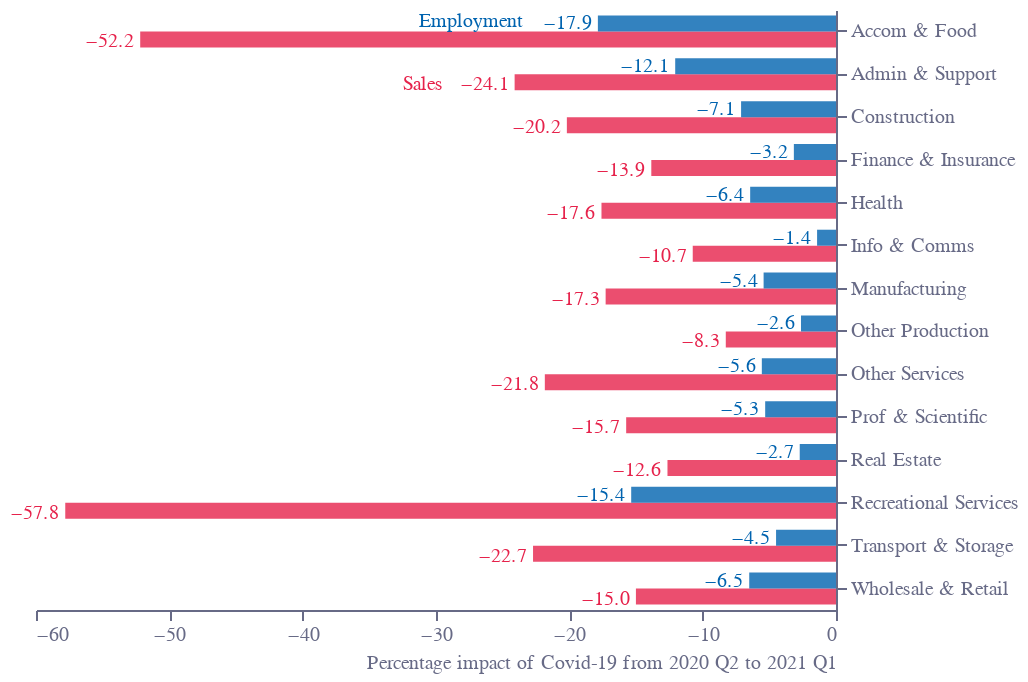

The notebook cell saved with this chart:
### Code cell
bars = (
    alt.Chart(f1)
    .encode(
        x=alt.X('Value:Q',stack=False,title='',axis=alt.Axis(
            grid=False,title='Percentage impact of Covid-19 from 2020 Q2 to 2021 Q1',
            titleAnchor='end',labelColor=colors['eco-gray'],titleColor=colors['eco-gray'],
            tickColor=colors['eco-gray'],domainColor=colors['eco-gray'],
            titleFontSize=10,titleFontWeight="normal",
            tickCount=6,
        )),
        y=alt.Y('Industry:N',title='',axis=alt.Axis(orient='right',labelColor=colors['eco-gray'],titleColor=colors['eco-gray'],
            tickColor=colors['eco-gray'],domainColor=colors['eco-gray'],
            ))
    )
)

bars1=bars.mark_bar(size=8,yOffset=4,color=colors['eco-pink'],opacity=0.8).transform_filter("datum.Category=='Sales'")
bars2=bars.mark_bar(size=8,yOffset=-4,color=colors['eco-mid-blue'],opacity=0.8).transform_filter("datum.Category=='Employment'")

text1=bars1.mark_text(yOffset=5,xOffset=-3,size=10,align='right',color=colors['eco-pink']).encode(
    text=alt.Text('Value:Q',format='.1f')
)
text2=bars2.mark_text(yOffset=-4,xOffset=-3,size=10,align='right',color=colors['eco-mid-blue']).encode(
    text=alt.Text('Value:Q',format='.1f')
)
label1=alt.Chart(pd.DataFrame([{'x':-29.5,'y':'Admin & Support','t':'Sales','c':colors['eco-pink']}]))\
.mark_text(yOffset=5,size=10,align='right').encode(
    text='t',x='x:Q',y='y:N',color=alt.Color('c:N',scale=None)
)
label2=alt.Chart(pd.DataFrame([{'x':-23.5,'y':'Accom & Food','t':'Employment','c':colors['eco-mid-blue']}]))\
.mark_text(yOffset=-5,size=10,align='right').encode(
    text='t',x='x:Q',y='y:N',color=alt.Color('c:N',scale=None)
)

layer = (
    bars1+bars2+text1+text2+label1+label2
).configure_view(stroke=None).properties(title="").properties(height=300, width=400)
layer.save("visualisation/" + f + ".json")
layer

### Figure 1 — Vega-Lite specification as saved in the notebook (floating-point values rounded to 4 significant figures)
{"config": {"view": {"continuousWidth": 400, "continuousHeight": 300, "stroke": null}}, "layer": [{"mark": {"type": "bar", "color": "#E6224B", "opacity": 0.8, "size": 8, "yOffset": 4}, "encoding": {"x": {"type": "quantitative", "axis": {"domainColor": "#676A86", "grid": false, "labelColor": "#676A86", "tickColor": "#676A86", "tickCount": 6, "title": "Percentage impact of Covid-19 from 2020 Q2 to 2021 Q1", "titleAnchor": "end", "titleColor": "#676A86", "titleFontSize": 10, "titleFontWeight": "normal"}, "field": "Value", "stack": false, "title": ""}, "y": {"type": "nominal", "axis": {"domainColor": "#676A86", "labelColor": "#676A86", "orient": "right", "tickColor": "#676A86", "titleColor": "#676A86"}, "field": "Industry", "title": ""}}, "transform": [{"filter": "datum.Category=='Sales'"}]}, {"mark": {"type": "bar", "color": "#0063AF", "opacity": 0.8, "size": 8, "yOffset": -4}, "encoding": {"x": {"type": "quantitative", "axis": {"domainColor": "#676A86", "grid": false, "labelColor": "#676A86", "tickColor": "#676A86", "tickCount": 6, "title": "Percentage impact of Covid-19 from 2020 Q2 to 2021 Q1", "titleAnchor": "end", "titleColor": "#676A86", "titleFontSize": 10, "titleFontWeight": "normal"}, "field": "Value", "stack": false, "title": ""}, "y": {"type": "nominal", "axis": {"domainColor": "#676A86", "labelColor": "#676A86", "orient": "right", "tickColor": "#676A86", "titleColor": "#676A86"}, "field": "Industry", "title": ""}}, "transform": [{"filter": "datum.Category=='Employment'"}]}, {"mark": {"type": "text", "align": "right", "color": "#E6224B", "size": 10, "xOffset": -3, "yOffset": 5}, "encoding": {"text": {"type": "quantitative", "field": "Value", "format": ".1f"}, "x": {"type": "quantitative", "axis": {"domainColor": "#676A86", "grid": false, "labelColor": "#676A86", "tickColor": "#676A86", "tickCount": 6, "title": "Percentage impact of Covid-19 from 2020 Q2 to 2021 Q1", "titleAnchor": "end", "titleColor": "#676A86", "titleFontSize": 10, "titleFontWeight": "normal"}, "field": "Value", "stack": false, "title": ""}, "y": {"type": "nominal", "axis": {"domainColor": "#676A86", "labelColor": "#676A86", "orient": "right", "tickColor": "#676A86", "titleColor": "#676A86"}, "field": "Industry", "title": ""}}, "transform": [{"filter": "datum.Category=='Sales'"}]}, {"mark": {"type": "text", "align": "right", "color": "#0063AF", "size": 10, "xOffset": -3, "yOffset": -4}, "encoding": {"text": {"type": "quantitative", "field": "Value", "format": ".1f"}, "x": {"type": "quantitative", "axis": {"domainColor": "#676A86", "grid": false, "labelColor": "#676A86", "tickColor": "#676A86", "tickCount": 6, "title": "Percentage impact of Covid-19 from 2020 Q2 to 2021 Q1", "titleAnchor": "end", "titleColor": "#676A86", "titleFontSize": 10, "titleFontWeight": "normal"}, "field": "Value", "stack": false, "title": ""}, "y": {"type": "nominal", "axis": {"domainColor": "#676A86", "labelColor": "#676A86", "orient": "right", "tickColor": "#676A86", "titleColor": "#676A86"}, "field": "Industry", "title": ""}}, "transform": [{"filter": "datum.Category=='Employment'"}]}, {"data": {"name": "data-51c63d87b441f5d21b991eaba3361575"}, "mark": {"type": "text", "align": "right", "size": 10, "yOffset": 5}, "encoding": {"color": {"type": "nominal", "field": "c", "scale": null}, "text": {"type": "nominal", "field": "t"}, "x": {"type": "quantitative", "field": "x"}, "y": {"type": "nominal", "field": "y"}}}, {"data": {"name": "data-f25f0bc6ff8be23e5b176051c9ea24ce"}, "mark": {"type": "text", "align": "right", "size": 10, "yOffset": -5}, "encoding": {"color": {"type": "nominal", "field": "c", "scale": null}, "text": {"type": "nominal", "field": "t"}, "x": {"type": "quantitative", "field": "x"}, "y": {"type": "nominal", "field": "y"}}}], "data": {"name": "data-d874d88516e684cc341da04d86cb960e"}, "height": 300, "title": "", "width": 400, "$schema": "https://vega.github.io/schema/vega-lite/v4.8.1.json", "datasets": {"data-d874d88516e684cc341da04d86cb960e": [{"Industry": "Other Production", "Category": "Sales", "Value": -8.266}, {"Industry": "Other Production", "Category": "Employment", "Value": -2.625}, {"Industry": "Info & Comms", "Category": "Sales", "Value": -10.74}, {"Industry": "Info & Comms", "Category": "Employment", "Value": -1.419}, {"Industry": "Real Estate", "Category": "Sales", "Value": -12.64}, {"Industry": "Real Estate", "Category": "Employment", "Value": -2.72}, {"Industry": "Finance & Insurance", "Category": "Sales", "Value": -13.85}, {"Industry": "Finance & Insurance", "Category": "Employment", "Value": -3.16}, {"Industry": "Wholesale & Retail", "Category": "Sales", "Value": -15.01}, {"Industry": "Wholesale & Retail", "Category": "Employment", "Value": -6.508}, {"Industry": "Prof & Scientific", "Category": "Sales", "Value": -15.74}, {"Industry": "Prof & Scientific", "Category": "Employment", "Value": -5.311}, {"Industry": "Manufacturing", "Category": "Sales", "Value": -17.28}, {"Industry": "Manufacturing", "Category": "Employment", "Value": -5.429}, {"Industry": "Health", "Category": "Sales", "Value": -17.59}, {"Industry": "Health", "Category": "Employment", "Value": -6.438}, {"Industry": "Construction", "Category": "Sales", "Value": -20.18}, {"Industry": "Construction", "Category": "Employment", "Value": -7.119}, {"Industry": "Other Services", "Category": "Sales", "Value": -21.84}, {"Industry": "Other Services", "Category": "Employment", "Value": -5.563}, {"Industry": "Transport & Storage", "Category": "Sales", "Value": -22.72}, {"Industry": "Transport & Storage", "Category": "Employment", "Value": -4.496}, {"Industry": "Admin & Support", "Category": "Sales", "Value": -24.1}, {"Industry": "Admin & Support", "Category": "Employment", "Value": -12.06}, {"Industry": "Accom & Food", "Category": "Sales", "Value": -52.18}, {"Industry": "Accom & Food", "Category": "Employment", "Value": -17.86}, {"Industry": "Recreational Services", "Category": "Sales", "Value": -57.81}, {"Industry": "Recreational Services", "Category": "Employment", "Value": -15.36}], "data-51c63d87b441f5d21b991eaba3361575": [{"x": -29.5, "y": "Admin & Support", "t": "Sales", "c": "#E6224B"}], "data-f25f0bc6ff8be23e5b176051c9ea24ce": [{"x": -23.5, "y": "Accom & Food", "t": "Employment", "c": "#0063AF"}]}}
